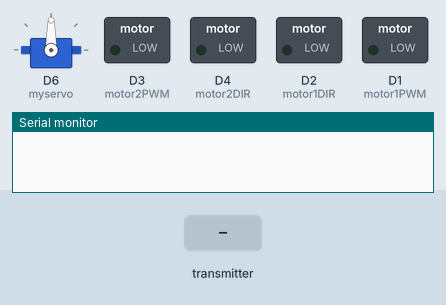
A sketch run on a simulated ESP8266 (NodeMCU). Parts: servo, switched loads named in the sketch (green lamp = pin HIGH), the last lines printed to the serial monitor. The inputs (shaded band) are chosen by the test bench.

Above: at 1.2 s.
1.3 s: the transmitter starts sending Xval = 0
At 1.9 s:
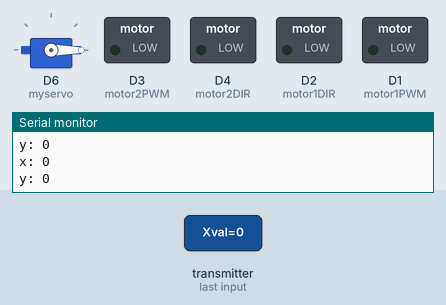
2.8 s: the transmitter starts sending Yval = 256
At 4.0 s:
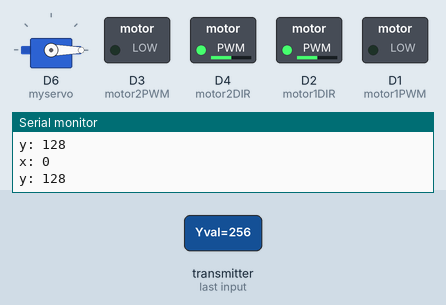
4.3 s: the transmitter starts sending Xval = 256
At 5.3 s:
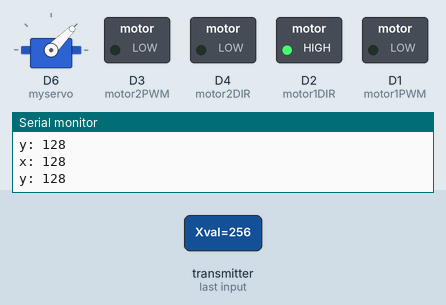
5.8 s: the transmitter starts sending Yval = 512
At 6.5 s:
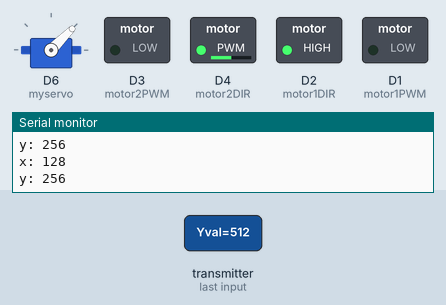
7.3 s: the transmitter starts sending Xval = 512
At 7.6 s:
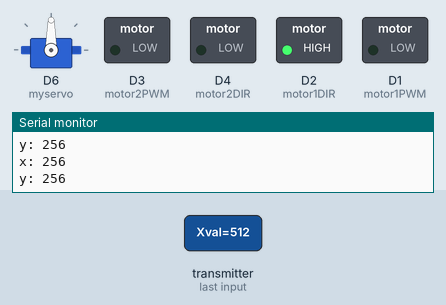
8.8 s: the transmitter starts sending Yval = 1023
At 10.0 s:
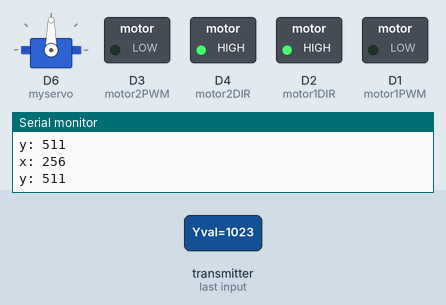
Timing chart, 0 to 11.3 s (numbered marks = the images above; inputs shaded):
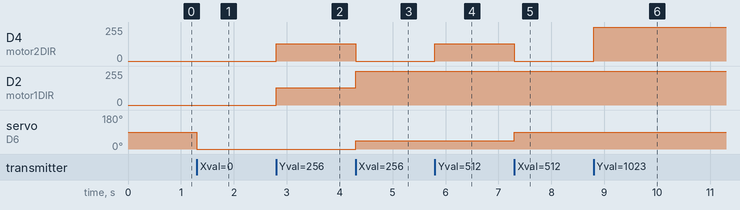

The sketch:

car.ino
```cpp
#include <ESP8266WiFi.h>
#include <espnow.h>
#include <Servo.h>

typedef struct struct_message {
  int Xval;
  int Yval;
} struct_message;

typedef struct x_y {
  int x = 0;
  int y = 0;
  bool init = false;
} x_y;

x_y offsets;

struct_message myData;

const int motor1PWM = D1;
const int motor1DIR = D2;
const int motor2PWM = D3;
const int motor2DIR = D4;

Servo myservo;

void controlMotors(int x, int y) {
  // Normaliser et centrer les valeurs du joystick
  if(!offsets.init) {
    offsets.x = x;
    offsets.y = y;
    offsets.init = true;
  }

  x = (x - offsets.x) / 2;
  y = (y - offsets.y) / 2;


  Serial.print("x: ");
  Serial.println(x);
  Serial.print("y: ");
  Serial.println(y);
  if (y < 0) {
    // Moteur 1
    analogWrite(motor1DIR, 0);
    analogWrite(motor1PWM, abs(y) + x);

    // Moteur 2
    analogWrite(motor2DIR, 0);
    analogWrite(motor2PWM, abs(y) - x);

  } else {

    // Moteur 1
    analogWrite(motor1DIR, y + x);
    analogWrite(motor1PWM, 0);

    // Moteur 2
    analogWrite(motor2DIR, y - x);
    analogWrite(motor2PWM, 0);
  }
}

void OnDataRecv(uint8_t* mac, uint8_t* incomingData, uint8_t len) {
  memcpy(&myData, incomingData, sizeof(myData));

  controlMotors(myData.Xval, myData.Yval);

  int servoPos = map(myData.Xval, 0, 1023, 0, 180);
  myservo.write(servoPos);
}

void setup() {
  Serial.begin(115200);
  WiFi.mode(WIFI_STA);
  if (esp_now_init() != 0) {
    Serial.println("Error initializing ESP-NOW");
    return;
  }
  esp_now_set_self_role(ESP_NOW_ROLE_SLAVE);
  esp_now_register_recv_cb(OnDataRecv);

  pinMode(motor1PWM, OUTPUT);
  pinMode(motor1DIR, OUTPUT);
  pinMode(motor2PWM, OUTPUT);
  pinMode(motor2DIR, OUTPUT);
  myservo.attach(12);
}

void loop() {

}
```

Measured:
- after the input at 1.3 s, servo on D6 (myservo): 90° → 0° at once
- after the input at 2.8 s, D4 (motor2DIR), D2 (motor1DIR): 0/255 → 128/255 at once
- after the input at 4.3 s, D4 (motor2DIR): 128/255 → 0/255 at once; D2 (motor1DIR): 128/255 → 255/255 at once; servo on D6 (myservo): 0° → 45° at once
- after the input at 5.8 s, D4 (motor2DIR): 0/255 → 128/255 at once
- after the input at 7.3 s, D4 (motor2DIR): 128/255 → 0/255 at once; servo on D6 (myservo): 45° → 90° at once
- after the input at 8.8 s, D4 (motor2DIR): 0/255 → 255/255 at once
